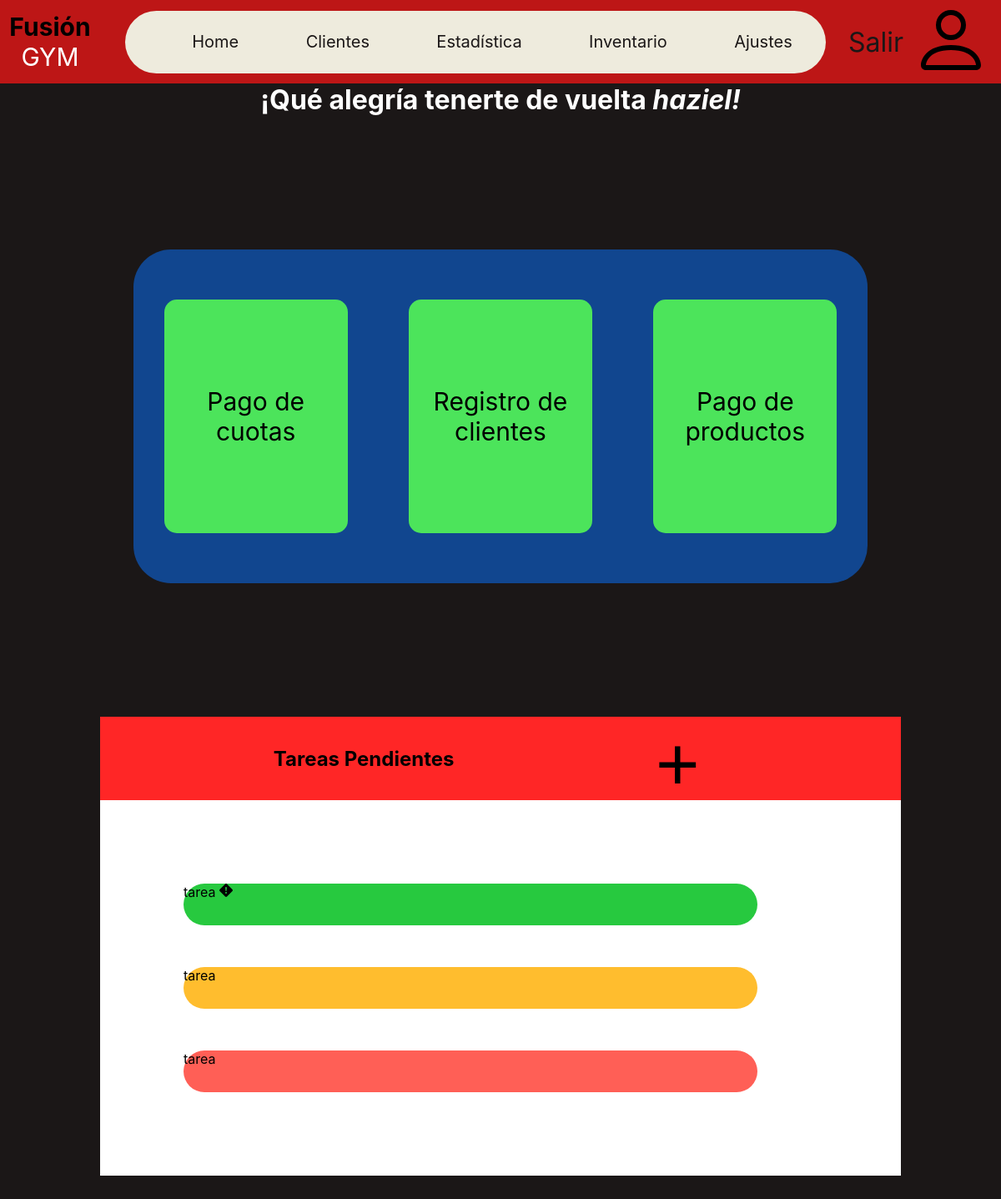
The app's page / (signed in), older data.
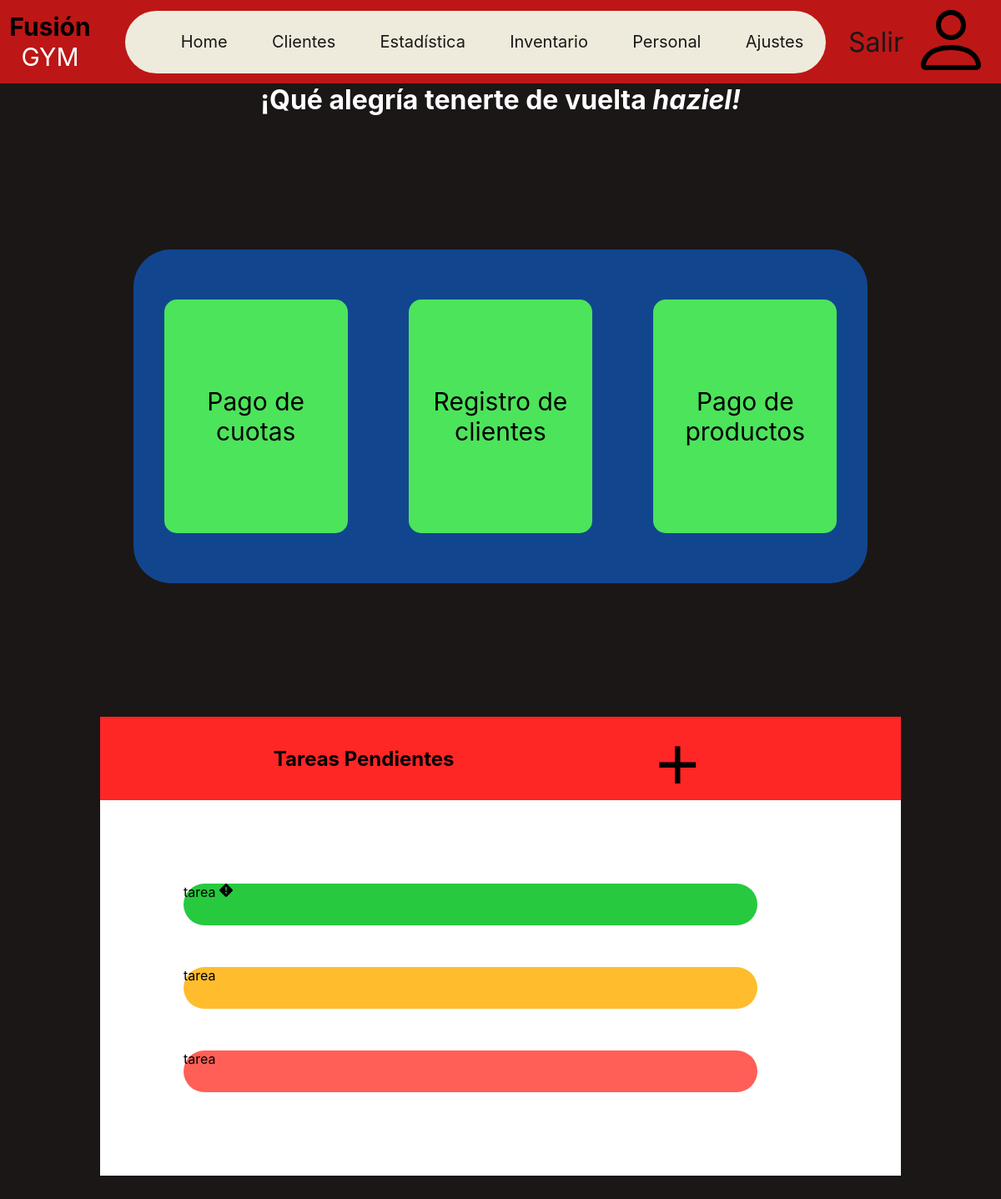
The same page, newer data.
### base/views.py (the view)
# urls.py: 2. Add a URL to urlpatterns:  path('', views.home, name='home')
@login_required(login_url='login-page')
def home(req):
    context = {'title': 'home'}
    return render(req, 'base/home.html', context)

### base/templates/base/home.html
{% extends 'main.html' %}
{% block content %}
{% include 'menu.html' %}
<h1 class="welcome-name">¡Qué alegría tenerte de vuelta <i>{{request.user.username}}!</i></h1>
{% include 'base/quicks.html' %}
{% include 'base/tasks.html' %}
{% endblock content %}

Row changes from the older to the newer data that the page shows:
changed Staff "haziel": rank "empleado nivel 2" → "CEO" (drawn)
Text that changed along with them:
text now shown: "Personal"
